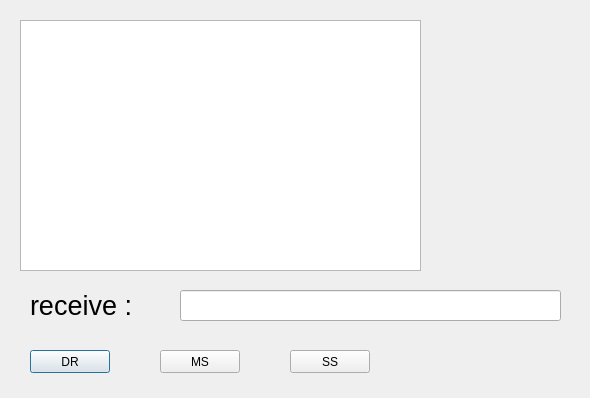
<?xml version="1.0" encoding="UTF-8"?>
<ui version="4.0">
 <class>Dialog</class>
 <widget class="QDialog" name="Dialog">
  <property name="geometry">
   <rect>
    <x>0</x>
    <y>0</y>
    <width>590</width>
    <height>398</height>
   </rect>
  </property>
  <property name="windowTitle">
   <string>Dialog</string>
  </property>
  <widget class="QTableWidget" name="tableWidget">
   <property name="geometry">
    <rect>
     <x>20</x>
     <y>20</y>
     <width>401</width>
     <height>251</height>
    </rect>
   </property>
  </widget>
  <widget class="QPushButton" name="DRbtn">
   <property name="geometry">
    <rect>
     <x>30</x>
     <y>350</y>
     <width>80</width>
     <height>23</height>
    </rect>
   </property>
   <property name="text">
    <string>DR</string>
   </property>
  </widget>
  <widget class="QPushButton" name="MSbtn">
   <property name="geometry">
    <rect>
     <x>160</x>
     <y>350</y>
     <width>80</width>
     <height>23</height>
    </rect>
   </property>
   <property name="text">
    <string>MS</string>
   </property>
  </widget>
  <widget class="QPushButton" name="SSbtn">
   <property name="geometry">
    <rect>
     <x>290</x>
     <y>350</y>
     <width>80</width>
     <height>23</height>
    </rect>
   </property>
   <property name="text">
    <string>SS</string>
   </property>
  </widget>
  <widget class="QLabel" name="label">
   <property name="geometry">
    <rect>
     <x>30</x>
     <y>290</y>
     <width>131</width>
     <height>31</height>
    </rect>
   </property>
   <property name="font">
    <font>
     <pointsize>20</pointsize>
    </font>
   </property>
   <property name="text">
    <string>receive :</string>
   </property>
  </widget>
  <widget class="QLineEdit" name="lineEdit">
   <property name="geometry">
    <rect>
     <x>180</x>
     <y>290</y>
     <width>381</width>
     <height>31</height>
    </rect>
   </property>
   <property name="font">
    <font>
     <pointsize>12</pointsize>
    </font>
   </property>
  </widget>
 </widget>
 <resources/>
 <connections/>
</ui>
